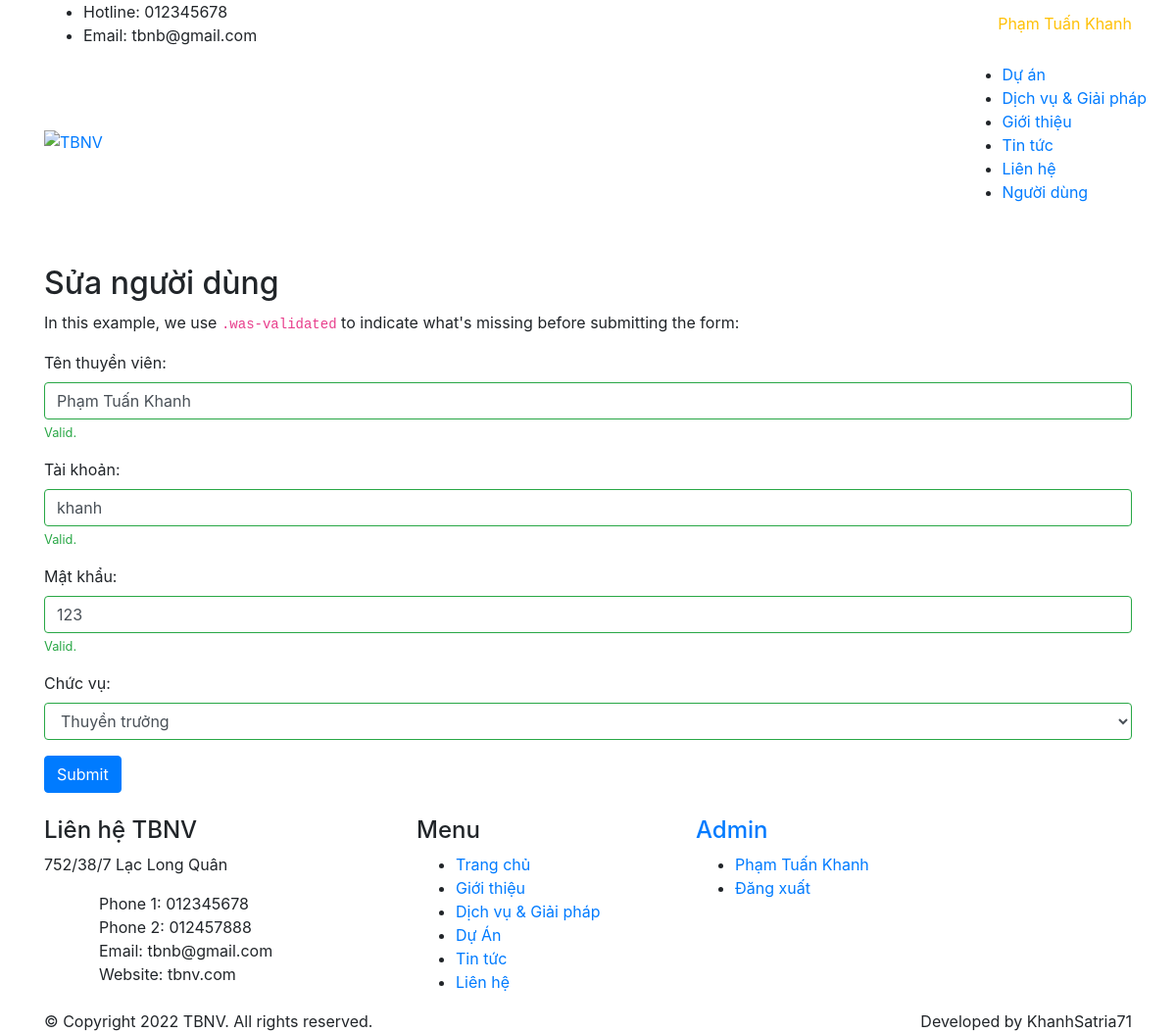
/PHP_MVC/NguoiDung/UpdateTV/ (signed in), run on the app's committed database.
### tables this page shows
CREATE TABLE IF NOT EXISTS `lien_he` (
  `id` int(11) NOT NULL AUTO_INCREMENT,
  `ten_cty` varchar(255) NOT NULL,
  `dia_chi` text NOT NULL,
  `gg_map` text NOT NULL,
  `website` varchar(255) NOT NULL,
  `gmail` varchar(255) NOT NULL,
  `sdt1` varchar(255) NOT NULL,
  `sdt2` varchar(255) NOT NULL,
  PRIMARY KEY (`id`)
);

CREATE TABLE IF NOT EXISTS `nguoidung` (
  `id` int(11) NOT NULL AUTO_INCREMENT,
  `tai_khoan` varchar(300) NOT NULL,
  `mat_khau` varchar(300) NOT NULL,
  `ho_ten` varchar(300) NOT NULL,
  PRIMARY KEY (`id`)
);

CREATE TABLE IF NOT EXISTS `quyen` (
  `id` int(11) NOT NULL AUTO_INCREMENT,
  `ten_quyen` varchar(255) NOT NULL,
  PRIMARY KEY (`id`)
);

### PHP_MVC/mvc/views/master2.php (called while the page is built)
<?php
    require_once "./mvc/views/blocks/header.php";
    require_once "./mvc/views/blocks/menu-admin.php";
    require_once "./mvc/views/pages/".$data["page"].".php";
    require_once "./mvc/views/blocks/footer.php";
?>

### PHP_MVC/mvc/core/Controller.php (called while the page is built, shortened)
<?php
    class Controller{
        public function view($view, $data=[]){
            require_once "./mvc/views/".$view.".php";
        }
    }
?>

### PHP_MVC/mvc/core/App.php (called while the page is built, shortened)
<?php
        class App{
            public $action="SayHi";
            function __construct(){
                $arr = $this->UrlProcess();
                if(file_exists("./mvc/controllers/".$arr[0].".php")){
                   unset($arr[0]);
                }
                $this->controller= new $this->controller;
                  if(isset($arr[1])){
                    if(method_exists($this->controller, $arr[1])){
                      $this->action = $arr[1];
                    }
                    unset($arr[1]);
                  }
                $this->params=$arr?array_values($arr):[];
                call_user_func_array([$this->controller, $this->action], $this->params);
            }
            function UrlProcess(){
               if(isset($_GET["url"])){
                 return  explode("/",  filter_var(trim($_GET["url"], "/")));
               }
            }
        }
?>

### PHP_MVC/index.php (called while the page is built, shortened)
<?php
   $myApp = new App();
?>

### PHP_MVC/mvc/core/Database.php (called while the page is built, shortened)
<?php
    class Database{
        protected $servername="localhost";
        protected $username="root";
        protected $password="";
        public function __construct(){
            $this->con=mysqli_connect($this->servername, $this->username, $this->password);
        }
    }
?>

### PHP_MVC/mvc/models/LienHe_Model.php (called while the page is built, shortened)
<?php
class LienHe_Model extends Database{
    public function getLienHe(){
        $qr = "select * from lien_he where id=1";
        $rows = mysqli_query($this->con, $qr);
        while($row = mysqli_fetch_array($rows)){
            $lienhe = $row;
        }
        return json_encode($lienhe);
    }
}
?>

### PHP_MVC/mvc/models/NguoiDung_Model.php (called while the page is built, shortened)
<?php
class NguoiDung_Model extends Database
{
    public function get_ND_Q_TheoID($id_nguoidung){
        $qr = "SELECT nguoidung.* , quyen.ten_quyen as tq, quyen.id as idq
            FROM ((nguoidung
            INNER JOIN quyen_nguoidung ON nguoidung.id = quyen_nguoidung.id_nguoidung)
            INNER JOIN quyen ON quyen_nguoidung.id_quyen = quyen.id) where nguoidung.id='$id_nguoidung'";
            $row = mysqli_query($this->con, $qr);
            $nguoi_dung= mysqli_fetch_object($row);
            return json_encode($nguoi_dung);
    }
}

### PHP_MVC/mvc/views/pages/update-user-tv.php (the view, shortened to what this page needs)
<div id="breadcrumb">
    <section class="page-title divider section-typo-light bg-img-center" data-tm-bg-img="uploads/images/bg/as02.jpg" style="background-image: url(&quot;uploads/images/bg/as02.jpg&quot;);">
        <div class="container pt-20 pb-20">
            <div class="section-content">
                <div class="row">
                    <div class="col-md-12 text-center">
                        <h2 class="title text-white">Sửa người dùng</h2>
                    </div>
                </div>
            </div>
        </div>
    </section>
</div>
<div class="main-content-area">
    <div id="st-body" class="container">
        <div class="row">
            <div class="container">
                <h2>Sửa người dùng</h2>
                <p>In this example, we use <code>.was-validated</code> to indicate what's missing before submitting the form:</p>
                <?php $user = json_decode($data["user"]);?>
                <form action="./NguoiDung/UpdateTV/" method="post" class="was-validated" role="form" name="kk">
                    <div class="form-group">
                        <label>Tên thuyền viên:</label>
                        <input name="txtTen" type="text" class="form-control" value="<?php echo $user->ho_ten; ?>" placeholder="Tên thuyền viên" required>
                        <div class="valid-feedback">Valid.</div>
                    </div>
                    <div class="form-group">
                        <label>Tài khoản:</label>
                        <input name="txtTaiKhoan" type="text" class="form-control" value="<?php echo $user->tai_khoan; ?>" placeholder="Tài khoản" required>
                        <div class="valid-feedback">Valid.</div>
                    </div>
                    <div class="form-group">
                    <label>Mật khẩu:</label>
                        <input name="txtMatKhau" type="text" class="form-control" value="<?php echo $user->mat_khau; ?>" placeholder="Mật Khẩu" required>
                        <div class="valid-feedback">Valid.</div>
                    </div>
                    <div class="form-group">
                        <label for="sel1">Chức vụ:</label>
                        <select class="form-control" name="slQuyen">
                            <option value="<?php echo $user->idq; ?>"> <?php echo $user->tq; ?> </option>
                        </select>
                    </div>
                    <button name="btnUpdate" type="submit" class="btn btn-primary">Submit</button>
                </form>
            </div>

### PHP_MVC/mvc/controllers/NguoiDung.php (shortened to what this page needs)
<?php
class NguoiDung extends Controller
{
    public $nguoidung_model;
    public function __construct()
    {
        $this->duan_model = $this->model("DuAn_Model");
        $this->nguoidung_model = $this->model("NguoiDung_Model");
        $this->lienhe_model = $this->model("LienHe_Model");
    }
    public function UpdateTV()
    {
        if (isset($_POST['btnUpdate'])) {
            $ho_ten = $_POST['txtTen'];
            $tai_khoan = $_POST['txtTaiKhoan'];
            $mat_khau = $_POST['txtMatKhau'];
            $user = array('id' => $_SESSION['id'], 'tai_khoan' => $tai_khoan, 'mat_khau' => $mat_khau, 'ho_ten' => $ho_ten);
            $kq1 = $this->nguoidung_model->updateND($user);
            $_SESSION['ho_ten'] = $ho_ten;
            if ($kq1) {
                $this->view("master2", [
                    "page" => "quanly-duan",
                    "lienhe" => $this->lienhe_model->getLienHe(),
                    "du_an" => $this->duan_model->getDuAn()
                ]);
            }
        } else {
            $this->view("master2", [
                "page" => "update-user-tv",
                "lienhe" => $this->lienhe_model->getLienHe(),
                "user" => $this->nguoidung_model->get_ND_Q_TheoID($_SESSION['id']),
            ]);
        }
    }
}

### PHP_MVC/mvc/views/blocks/header.php (shortened to what this page needs)
<!DOCTYPE html>
<html dir="ltr" lang="vi">
<head>
	<link href="theme/css/system.css" rel="stylesheet" type="text/css" />
	<link href="theme/modules/article/css/default.css" rel="stylesheet" type="text/css" />
	<link href="theme/modules/article/css/article.list.css" rel="stylesheet" type="text/css" />
	<link href="assets/dist/css/bootstrap.min.css" rel="stylesheet" type="text/css">
	<link href="assets/dist/css/animate.min.css" rel="stylesheet" type="text/css">
	<link href="assets/dist/css/javascript-plugins-bundle.css" rel="stylesheet" />
	<link href="assets/dist/js/menuzord/css/menuzord.css" rel="stylesheet" />
	<link href="assets/dist/js/timeline-cp-responsive-vertical/timeline-cp-responsive-vertical.css" rel="stylesheet" type="text/css">
	<link href="assets/dist/css/style-main.css" rel="stylesheet" type="text/css">
	<link id="menuzord-menu-skins" href="assets/dist/js/menuzord/css/skins/menuzord-rounded-boxed.css" rel="stylesheet" />
	<link href="assets/dist/css/responsive.css" rel="stylesheet" type="text/css">
	<link href="assets/dist/css/colors/theme-skin-color-set1.css" rel="stylesheet" type="text/css">
	<link rel="stylesheet" type="text/css" href="assets/dist/js/revolution-slider/css/rs6.css">
	<link href="theme/css/general.css" rel="stylesheet" type="text/css">
	<link href="theme/css/theme.css" rel="stylesheet" type="text/css">
</head>
<body class="container-1340px">
	<div id="wrapper" class="clearfix">
		<header id="header" class="header header-layout-type-header-2rows">
			<div class="header-top ">
				<div class="container">
					<div class="row">
						<div class="col-xl-auto header-top-left align-self-center text-center text-xl-left">
							<ul class="element contact-info">
							<?php $lienhe = json_decode($data["lienhe"]);?>
								<li class="contact-phone"><i class="fa fa-phone font-icon sm-display-block"></i> Hotline: <?php echo $lienhe->sdt1; ?></li>
								<li class="contact-email hidden-xs"><i class="fa fa-envelope-o font-icon sm-display-block"></i> Email: <?php echo $lienhe->gmail; ?></li>
							</ul>
						</div>
						<div class="col-xl-auto ml-xl-auto header-top-right align-self-center text-center text-xl-right">
							<div class="element">
								<ul class="header-top-nav list-inline">
									<?php if(isset($_SESSION['ho_ten'])){ ?>
									<li><a href="./NguoiDung/UpdateTV/" rel="nofollow" class="text-warning"><?php echo $_SESSION['ho_ten']; ?></a></li>
									<?php }?>
								</ul>
							</div>
						</div>
					</div>
				</div>
			</div>

### PHP_MVC/mvc/views/blocks/menu-admin.php (shortened to what this page needs)
<div class="header-nav">
				<div class="header-nav-wrapper navbar-scrolltofixed green">
					<div class="menuzord-container header-nav-container green ">
						<div class="container position-relative">
							<div class="row">
								<div class="col">
									<div class="row header-nav-col-row">
										<div class="col-sm-auto align-self-center">
											<a class="menuzord-brand site-brand" href="./Home/">
												<img class="logo-default logo-1x" src="uploads/images/logo/logo.jpg" alt="TBNV" style="max-height:80px;">
											</a>
										</div>
										<div class="col-sm-auto ml-auto pr-0 align-self-center">
											<nav id="top-primary-nav" class="menuzord green" data-effect="fade" data-animation="none" data-align="right">
												<ul id="main-nav" class="menuzord-menu">
													<li><a href="./Home/HomeAdmin/">Dự án</a></li>
													<li><a href="./DichVu_GiaiPhap/Admin/">Dịch vụ & Giải pháp</a></li>
													<li><a href="./GioiThieu/Update/">Giới thiệu</a></li>
													<li><a href="./TinTuc/Admin">Tin tức</a></li>
													<li><a href="./LienHe/Update/">Liên hệ</a></li>
													<li><a href="./NguoiDung/Admin">Người dùng</a></li>
												</ul>
											</nav>
										</div>
									</div>
								</div>
							</div>
						</div>
					</div>
				</div>
			</div>

### PHP_MVC/mvc/views/blocks/footer.php (shortened to what this page needs)
</div>
</div>
<br class="break" /></div>
</div>
<footer id="footer" class="footer">
	<div class="footer-widget-area">
		<div class="container pt-90 pb-60">
			<div class="row">
				<div class="block col-md-6 col-lg-6 col-xl-4">
					<div class="b-inner">
						<div class="b-title">
							<h4>Liên hệ TBNV</h4>
						</div>
						<div class="b-content">
							<p><?php echo $lienhe->dia_chi; ?></p>
							<ul style="list-style:none;">
								<li class="m-0 pl-10 pr-10"> <i class="fa fa-phone text-theme-color-2 mr-3"></i> <span class="text-gray">Phone 1: <?php echo $lienhe->sdt1; ?></span> </li>
								<li class="m-0 pl-10 pr-10"> <i class="fa fa-phone text-theme-color-2 mr-3"></i> <span class="text-gray">Phone 2: <?php echo $lienhe->sdt2; ?></span> </li>
								<li class="m-0 pl-10 pr-10"> <i class="fa fa-envelope-o text-theme-color-2 mr-3"></i> <span class="text-gray">Email: <?php echo $lienhe->gmail; ?></span> </li>
								<li class="m-0 pl-10 pr-10"> <i class="fa fa-globe text-theme-color-2 mr-3"></i> <span class="text-gray">Website: <?php echo $lienhe->website; ?></span> </li>
							</ul>
						</div>
					</div>
				</div>
				<div class="block col-md-6 col-lg-6 col-xl-3">
					<div class="b-inner">
						<div class="b-title">
							<h4>Menu</h4>
						</div>
						<div class="b-content">
							<div class="widget widget_nav_menu">
								<ul class="menu">
									<li class="menu-item menu-item-type-post_type menu-item-object-services"><a href="./Home">Trang chủ</a></li>
									<li class="menu-item menu-item-type-post_type menu-item-object-services"><a href="./GioiThieu">Giới thiệu</a></li>
									<li class="menu-item menu-item-type-post_type menu-item-object-services"><a href="./DichVu_GiaiPhap">Dịch vụ & Giải pháp</a></li>
									<li class="menu-item menu-item-type-post_type menu-item-object-services"><a href="./Home">Dự Án</a></li>
									<li class="menu-item menu-item-type-post_type menu-item-object-services"><a href="./TinTuc">Tin tức</a></li>
									<li class="menu-item menu-item-type-post_type menu-item-object-services"><a href="./LienHe">Liên hệ</a></li>
								</ul>
							</div>
						</div>
					</div>
				</div>
				<div class="block col-md-6 col-lg-6 col-xl-3">
					<div class="b-inner">
						<div class="b-title">
							<?php if (isset($_SESSION['ho_ten'])) { ?>
							<a href="./Home/HomeAdmin/"><h4>Admin</h4> </a>
							<?php }else{
								echo "<h4>Admin</h4>";
							}
							?>
						</div>
						<div class="b-content">
							<div class="widget widget_nav_menu">
								<ul class="b-articles">
									<?php if (isset($_SESSION['ho_ten'])) { ?>
										<li class="menu-item menu-item-type-post_type menu-item-object-services"><a href="./NguoiDung/" title="Admin"><?php echo $_SESSION['ho_ten']; ?></a></li>
										<li class="menu-item menu-item-type-post_type menu-item-object-services"><a href="./NguoiDung/DangXuat" title="Admin">Đăng xuất</a></li>
									<?php } else { ?>
										<li class="menu-item menu-item-type-post_type menu-item-object-services"><a href="./NguoiDung/" title="Admin">Đăng nhập</a></li>
									<?php } ?>
								</ul>
							</div>
						</div>
					</div>
				</div>
			</div>
		</div>
		<div class="footer-bottom" data-tm-bg-color="#2A2A2A">
			<div class="container">
				<div class="row pt-20 pb-20">
					<div class="col-sm-6">
						<div class="footer-paragraph">
							© Copyright 2022 TBNV. All rights reserved. </div>
					</div>
					<div class="col-sm-6">
						<div class="footer-paragraph text-right dev-text">
							Developed by KhanhSatria71
						</div>
					</div>
				</div>
			</div>
		</div>
	</div>
</footer>
</body>
</html>

### data on the page
lien_he: sdt1 "012345678", gmail "tbnb@gmail.com", dia_chi "752/38/7 Lạc Long Quân", sdt2 "012457888", website "tbnv.com"
nguoidung: txtTen "Phạm Tuấn Khanh", txtTaiKhoan "khanh", txtMatKhau "123", slQuyen "Thuyền trưởng"

### other printed values
$_SESSION['ho_ten'] "Phạm Tuấn Khanh"
